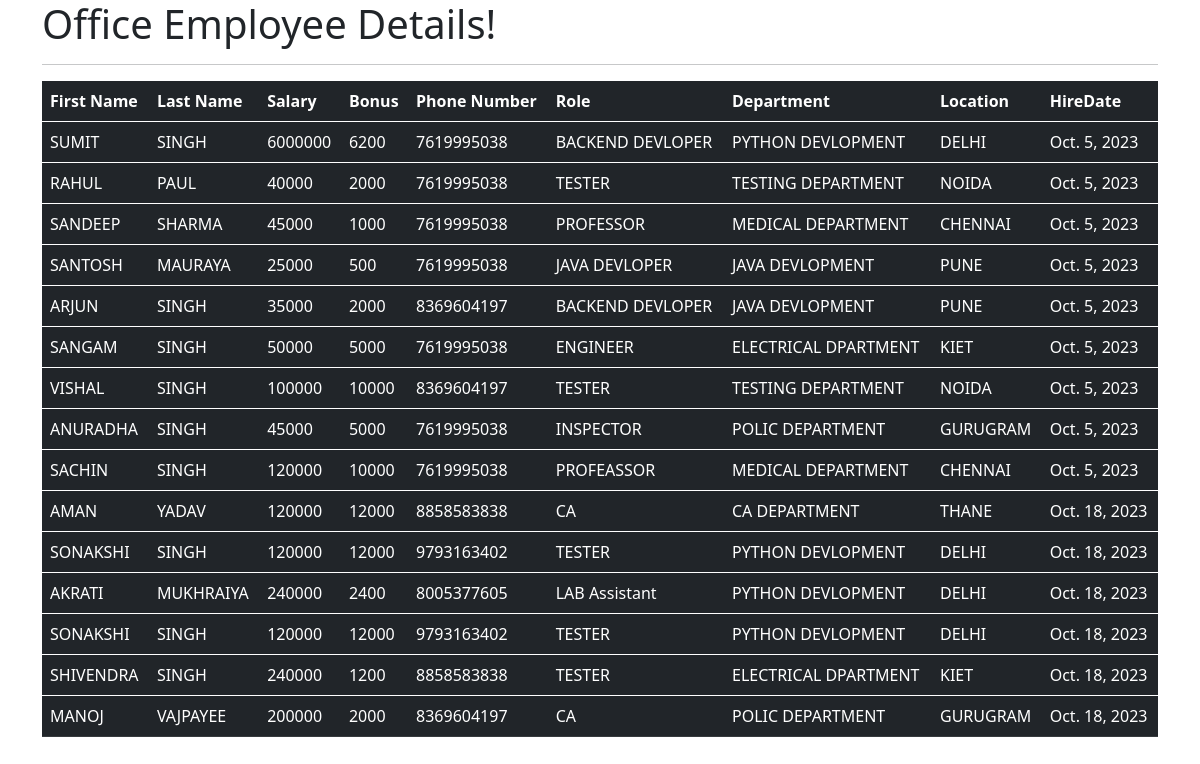
The page /view_all_emp on the database its author committed.
### Emp_app/models.py (models this page shows, shortened)
class Employee(models.Model):
    first_name = models.CharField(max_length=100, null=False)
    last_name = models.CharField(max_length=100)
    dept = models.ForeignKey(Department, on_delete=models.CASCADE)
    salary = models.IntegerField(default=0)
    bonus = models.IntegerField(default=0)
    role = models.ForeignKey(Role, on_delete=models.CASCADE)
    phone = models.IntegerField(default=0)
    hire_date = models.DateField()

class Role(models.Model):
    name = models.CharField(max_length=100, null=False)

class Department(models.Model):
    name = models.CharField(max_length=100, null=False)
    location = models.CharField(max_length=100)

### Emp_app/views.py (the view)
# urls.py: path("view_all_emp", views.view_all_emp, name="view_all_emp"),
def view_all_emp(request):
    emps = Employee.objects.all()
    context = {"emps": emps}
    return render(request, "view_all_emp.html", context)

### Emp_app/templates/view_all_emp.html (shortened to what this page needs)
<!DOCTYPE html>
<html lang="en">
  <head>
    <link
      href="https://cdn.jsdelivr.net/npm/bootstrap@5.0.2/dist/css/bootstrap.min.css"
      rel="stylesheet"
    />
  </head>
  <body>
    <div class="container">
      <h1>Office Employee Details!</h1>
      <hr />
      <table class="table table-dark">
        <thead>
          <tr>
            <th scope="col">First Name</th>
            <th scope="col">Last Name</th>
            <th scope="col">Salary</th>
            <th scope="col">Bonus</th>
            <th scope="col">Phone Number</th>
            <th scope="col">Role</th>
            <th scope="col">Department</th>
            <th scope="col">Location</th>
            <th scope="col">HireDate</th>
          </tr>
        </thead>
        {% for emp in emps %}
        <tbody>
          <tr>
            <td>{{emp.first_name}}</td>
            <td>{{emp.last_name}}</td>
            <td>{{emp.salary}}</td>
            <td>{{emp.bonus}}</td>
            <td>{{emp.phone}}</td>
            <td>{{emp.role.name}}</td>
            <td>{{emp.dept.name}}</td>
            <td>{{emp.dept.location}}</td>
            <td>{{emp.hire_date}}</td>
          </tr>
        </tbody>
        {% endfor %}
      </table>
    </div>
  </body>
</html>

### rows shown on the page
Employee: first_name "SUMIT", last_name "SINGH", salary "6000000", bonus "6200", phone "7619995038", role.name "BACKEND DEVLOPER", dept.name "PYTHON DEVLOPMENT", dept.location "DELHI", hire_date "Oct. 5, 2023"
Employee: first_name "RAHUL", last_name "PAUL", salary "40000", bonus "2000", phone "7619995038", role.name "TESTER", dept.name "TESTING DEPARTMENT", dept.location "NOIDA", hire_date "Oct. 5, 2023"
Employee: first_name "SANDEEP", last_name "SHARMA", salary "45000", bonus "1000", phone "7619995038", role.name "PROFESSOR", dept.name "MEDICAL DEPARTMENT", dept.location "CHENNAI", hire_date "Oct. 5, 2023"
Employee: first_name "SANTOSH", last_name "MAURAYA", salary "25000", bonus "500", phone "7619995038", role.name "JAVA DEVLOPER", dept.name "JAVA DEVLOPMENT", dept.location "PUNE", hire_date "Oct. 5, 2023"
Employee: first_name "ARJUN", last_name "SINGH", salary "35000", bonus "2000", phone "8369604197", role.name "BACKEND DEVLOPER", dept.name "JAVA DEVLOPMENT", dept.location "PUNE", hire_date "Oct. 5, 2023"
Employee: first_name "SANGAM", last_name "SINGH", salary "50000", bonus "5000", phone "7619995038", role.name "ENGINEER", dept.name "ELECTRICAL DPARTMENT", dept.location "KIET", hire_date "Oct. 5, 2023"
Employee: first_name "VISHAL", last_name "SINGH", salary "100000", bonus "10000", phone "8369604197", role.name "TESTER", dept.name "TESTING DEPARTMENT", dept.location "NOIDA", hire_date "Oct. 5, 2023"
Employee: first_name "ANURADHA", last_name "SINGH", salary "45000", bonus "5000", phone "7619995038", role.name "INSPECTOR", dept.name "POLIC DEPARTMENT", dept.location "GURUGRAM", hire_date "Oct. 5, 2023"
Employee: first_name "SACHIN", last_name "SINGH", salary "120000", bonus "10000", phone "7619995038", role.name "PROFEASSOR", dept.name "MEDICAL DEPARTMENT", dept.location "CHENNAI", hire_date "Oct. 5, 2023"
Employee: first_name "AMAN", last_name "YADAV", salary "120000", bonus "12000", phone "8858583838", role.name "CA", dept.name "CA DEPARTMENT", dept.location "THANE", hire_date "Oct. 18, 2023"
Employee: first_name "SONAKSHI", last_name "SINGH", salary "120000", bonus "12000", phone "9793163402", role.name "TESTER", dept.name "PYTHON DEVLOPMENT", dept.location "DELHI", hire_date "Oct. 18, 2023"
Employee: first_name "AKRATI", last_name "MUKHRAIYA", salary "240000", bonus "2400", phone "8005377605", role.name "LAB Assistant", dept.name "PYTHON DEVLOPMENT", dept.location "DELHI", hire_date "Oct. 18, 2023"
Employee: first_name "SONAKSHI", last_name "SINGH", salary "120000", bonus "12000", phone "9793163402", role.name "TESTER", dept.name "PYTHON DEVLOPMENT", dept.location "DELHI", hire_date "Oct. 18, 2023"
Employee: first_name "SHIVENDRA", last_name "SINGH", salary "240000", bonus "1200", phone "8858583838", role.name "TESTER", dept.name "ELECTRICAL DPARTMENT", dept.location "KIET", hire_date "Oct. 18, 2023"
Employee: first_name "MANOJ", last_name "VAJPAYEE", salary "200000", bonus "2000", phone "8369604197", role.name "CA", dept.name "POLIC DEPARTMENT", dept.location "GURUGRAM", hire_date "Oct. 18, 2023"
